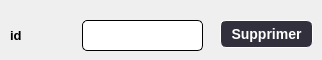
      <widget class="QWidget" name="Supprimer_2">
       <attribute name="title">
        <string>Supprimer</string>
       </attribute>
       <widget class="QLabel" name="label_9">
        <property name="geometry">
         <rect>
          <x>10</x>
          <y>20</y>
          <width>56</width>
          <height>31</height>
         </rect>
        </property>
        <property name="styleSheet">
         <string notr="true">color: rgb(0, 0, 0);
font-size: 13px;
font:bold;</string>
        </property>
        <property name="text">
         <string>id</string>
        </property>
       </widget>
       <widget class="QPushButton" name="pb_supprimer">
        <property name="geometry">
         <rect>
          <x>220</x>
          <y>20</y>
          <width>93</width>
          <height>28</height>
         </rect>
        </property>
        <property name="styleSheet">
         <string notr="true">#pb_supprimer{
    background-color: #32303D;
    border-style: outset;
    border-width: 1px;
    font: bold 14px;
    color:#ffffff;
    padding: 2px;
	border-radius:6px;
}</string>
        </property>
        <property name="text">
         <string>Supprimer</string>
        </property>
       </widget>
       <widget class="QLineEdit" name="lineEdit_id_supp">
        <property name="geometry">
         <rect>
          <x>82</x>
          <y>20</y>
          <width>121</width>
          <height>31</height>
         </rect>
        </property>
        <property name="styleSheet">
         <string notr="true">border: 1px solid;
border-radius: 5px;
padding: 1px 18px 1px 3px;
min-width: 6em;
color: rgb(0, 0, 0);
font-size: 12px;
font:bold;</string>
        </property>
       </widget>
      </widget>
